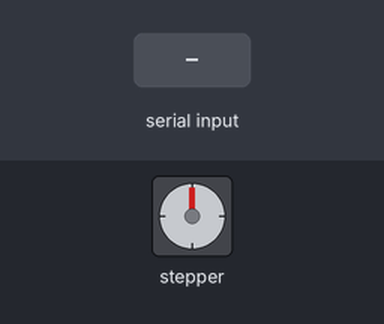
The sketch below on a simulated Arduino Uno, built with avr-gcc and run on an emulated ATmega328P. On the bench: stepper motor. Wiring (inferred from the names in the program): stepper motor driver (200 steps per turn assumed): step pin 6; direction pin 5. The test bench sets the inputs (shaded band). What the sketch prints to the serial monitor is not drawn.

Above: at 1.7 s.
1.8 s: "M90\n" received over Serial
At 2.9 s:
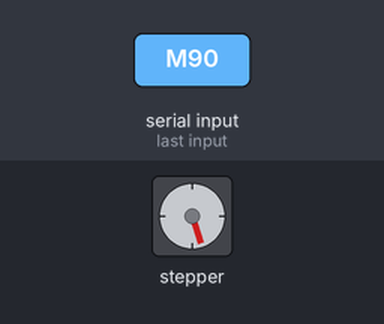
3.4 s: "M90\n" received over Serial
At 4.1 s:
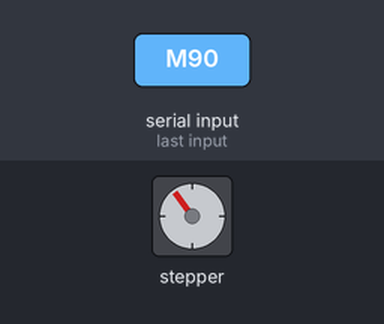
11.0 s: "M90\n" received over Serial
At 12.3 s:
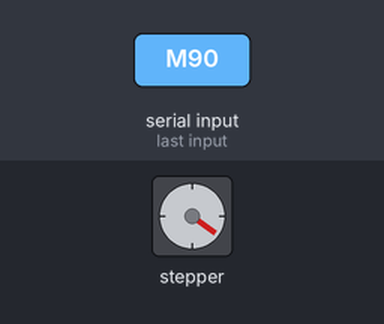
Timing chart, 0 to 13.6 s (numbered marks = the images above; inputs shaded):
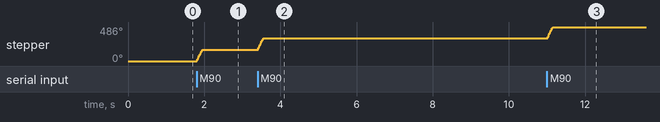

Measured:
- after the input at 1.8 s, stepper: turns 162° clockwise in 0.14 s, starting at once
- after the input at 3.4 s, stepper: turns 162° clockwise in 0.14 s, starting at once
- after the input at 11.0 s, stepper: turns 162° clockwise in 0.14 s, starting at once

The sketch:

Robotic_Arm_Control_-_arduino.ino
```cpp
// =====================================================================
//  SynArm
//  Robotic Arm Control – Firmware
// ---------------------------------------------------------------------
//  Douglas Santana (SPIDOUG)
// =====================================================================

#include <Wire.h>
#include <Adafruit_PWMServoDriver.h>
#include <MPU6050.h>

// --- Constants & Configuration ---
constexpr uint8_t PCA9685_ADDR = 0x40;
constexpr uint8_t STEP_PIN = 6;
constexpr uint8_t DIR_PIN  = 5;

constexpr float PWM_FREQUENCY = 50.0f;     // 50 Hz – standard RC-servo rate
constexpr uint8_t ANGLE_DEADBAND = 2;      // ° – ignore micro movements
constexpr uint8_t MAX_SERVOS = 16;
constexpr uint16_t SERVOMIN = 150;
constexpr uint16_t SERVOMAX = 600;

constexpr unsigned long SERIAL_BAUD_RATE = 115200;
constexpr uint8_t SERIAL_BUFFER_SIZE = 32;
constexpr unsigned long SENSOR_PERIOD_MS = 4; // ms (≈ 250 Hz)

// --- Global State ---
Adafruit_PWMServoDriver pwm(PCA9685_ADDR);
MPU6050 mpu;

uint16_t currentPulse[MAX_SERVOS] = {0};
uint8_t currentAngle[MAX_SERVOS] = {0xFF};
bool mpuOk = false;
bool systemActivated = false;
unsigned long lastSensorTxMillis = 0;

// --- Utility Functions ---

uint16_t safeMap(uint8_t angle) {
  long pulse = map((long)angle, 0, 180, (long)SERVOMIN, (long)SERVOMAX);
  return constrain(pulse, 1, 4095);
}

void writeServo(uint8_t ch, uint8_t angle) {
  if (ch >= MAX_SERVOS || angle > 180) {
    Serial.println(F("writeServo: invalid channel or angle."));
    return;
  }
  if (abs(angle - currentAngle[ch]) < ANGLE_DEADBAND) return;

  uint16_t pulse = safeMap(angle);
  pwm.setPWM(ch, 0, pulse);
  currentPulse[ch] = pulse;
  currentAngle[ch] = angle;
}

void pcaSafeInit() {
  Wire.setClock(400000);
  pwm.begin();
  pwm.setPWMFreq(PWM_FREQUENCY);
}

void moveStepperMotor(long steps) {
  if (steps == 0) return;

  digitalWrite(DIR_PIN, steps > 0);
  for (unsigned long i = 0; i < abs(steps); ++i) {
    digitalWrite(STEP_PIN, HIGH); delayMicroseconds(800);
    digitalWrite(STEP_PIN, LOW);  delayMicroseconds(800);
  }
}

void sendSensorData() {
  int16_t ax=0, ay=0, az=0, gx=0, gy=0, gz=0;
  if (mpuOk) mpu.getMotion6(&ax, &ay, &az, &gx, &gy, &gz);

  Serial.print(F("#SENS|MPU:"));
  Serial.print(ax); Serial.print(F(",")); Serial.print(ay); Serial.print(F(",")); Serial.print(az); Serial.print(F(","));
  Serial.print(gx); Serial.print(F(",")); Serial.print(gy); Serial.print(F(",")); Serial.print(gz);

  Serial.print(F("|AN:"));
  for (uint8_t i = 0; i < 6; ++i) {
    Serial.print(analogRead(i));
    if (i < 5) Serial.print(',');
  }

  Serial.println(F("|EX1:0,0,0|EX2:0,0,0"));
}

// --- Serial Command Parser ---

void handleServoCommand(const char* command) {
  uint8_t ch = 0, angle = 0;
  if (sscanf(command, "S%hhuP%hhu", &ch, &angle) == 2) {
    writeServo(ch, angle);
  } else {
    Serial.println(F("Invalid servo command. Use S<ch>P<angle>."));
  }
}

void handleStepperCommand(const char* command) {
  long steps = atol(command + 1);
  moveStepperMotor(steps);
}

void processSerialCommand() {
  static char buffer[SERIAL_BUFFER_SIZE];
  static uint8_t idx = 0;

  while (Serial.available()) {
    char c = Serial.read();
    if (c == '\n' || c == '\r') {
      buffer[idx] = '\0';
      idx = 0;

      if (strncmp(buffer, "S", 1) == 0 && strchr(buffer, 'P')) {
        handleServoCommand(buffer);
      } else if (buffer[0] == 'M') {
        handleStepperCommand(buffer);
      } else if (strcmp(buffer, "READY?") == 0) {
        Serial.println(F("READY!"));
        systemActivated = true;
      } else {
        Serial.println(F("Unknown command."));
      }
    } else if (idx < SERIAL_BUFFER_SIZE - 1) {
      buffer[idx++] = c;
    }
  }
}

// --- Setup & Loop ---

void setup() {
  Serial.begin(SERIAL_BAUD_RATE);
  Wire.begin();
  pinMode(STEP_PIN, OUTPUT);
  pinMode(DIR_PIN, OUTPUT);

  Serial.println();
  delay(500);
  Serial.println(F("SynArm\n\nVersion 1.00\n"));

  pcaSafeInit();
  mpu.initialize();
  mpuOk = mpu.testConnection();
  Serial.println(mpuOk ? F("✅ MPU6050 detected.") : F("MPU6050 not found!"));
  Serial.println();
}

void loop() {
  processSerialCommand();

  if (systemActivated && (millis() - lastSensorTxMillis >= SENSOR_PERIOD_MS)) {
    lastSensorTxMillis = millis();
    sendSensorData();
  }
}
```
